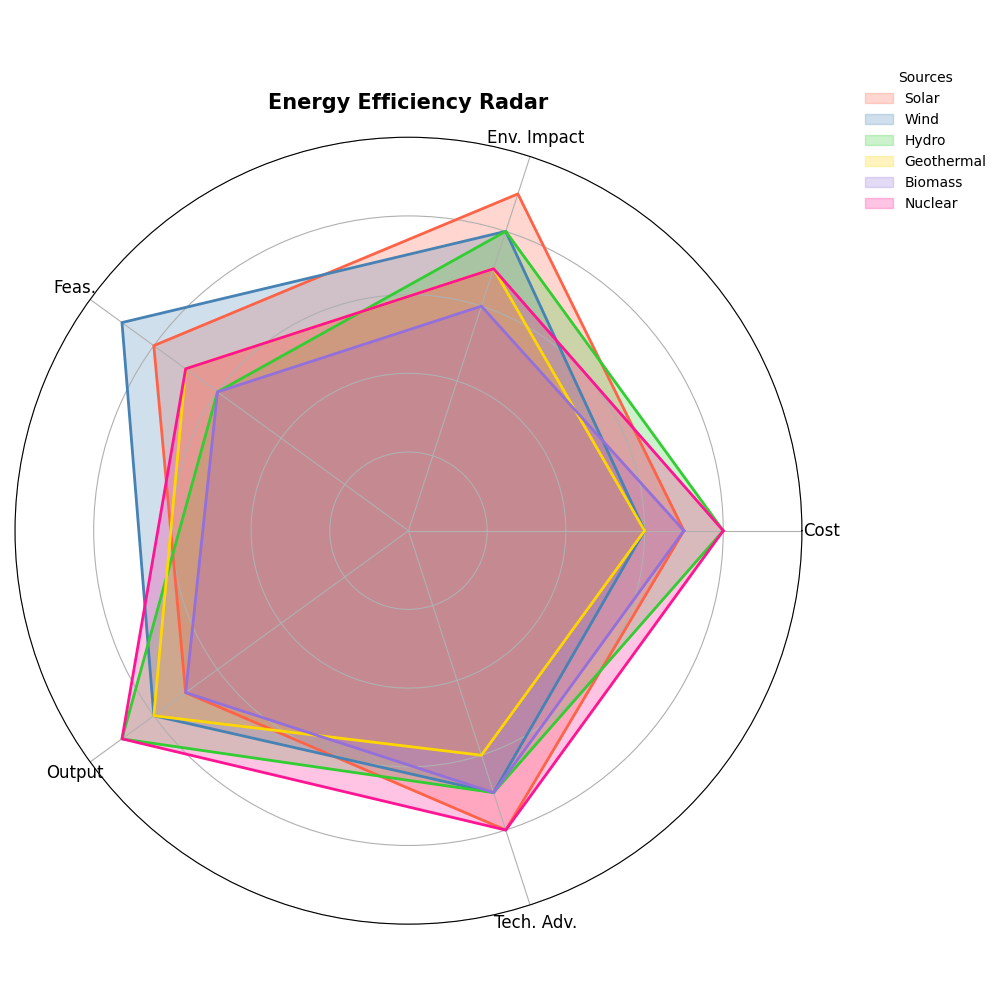

Write Python code to recreate this figure.
import matplotlib.pyplot as plt
import numpy as np

categories = ['Cost', 'Env. Impact', 'Feas.', 'Output', 'Tech. Adv.']

solar_data = [7, 9, 8, 7, 8]
wind_data = [6, 8, 9, 8, 7]
hydro_data = [8, 8, 6, 9, 7]
geothermal_data = [6, 7, 7, 8, 6]
biomass_data = [7, 6, 6, 7, 7]

# New made-up data for Nuclear Energy
nuclear_data = [8, 7, 7, 9, 8]

labels = np.array(categories)

data_entries = {
    'Solar': np.array(solar_data + [solar_data[0]]),
    'Wind': np.array(wind_data + [wind_data[0]]),
    'Hydro': np.array(hydro_data + [hydro_data[0]]),
    'Geothermal': np.array(geothermal_data + [geothermal_data[0]]),
    'Biomass': np.array(biomass_data + [biomass_data[0]]),
    'Nuclear': np.array(nuclear_data + [nuclear_data[0]])  # Added new data series
}

angles = np.linspace(0, 2 * np.pi, len(categories), endpoint=False).tolist()
angles += angles[:1]

colors = ['#FF6347', '#4682B4', '#32CD32', '#FFD700', '#9370DB', '#FF1493']  # Added color for Nuclear

fig, ax = plt.subplots(figsize=(10, 10), subplot_kw=dict(polar=True))

for (name, data), color in zip(data_entries.items(), colors):
    ax.fill(angles, data, color=color, alpha=0.25, label=name)
    ax.plot(angles, data, color=color, linewidth=2)

ax.set_xticks(angles[:-1])
ax.set_xticklabels(labels, fontsize=12)
ax.set_yticklabels([])
ax.set_ylim(0, 10)
ax.set_title('Energy Efficiency Radar', size=15, weight='bold', pad=20)

ax.legend(loc='upper right', bbox_to_anchor=(1.25, 1.1), title="Sources", frameon=False)

plt.tight_layout()
plt.show()
